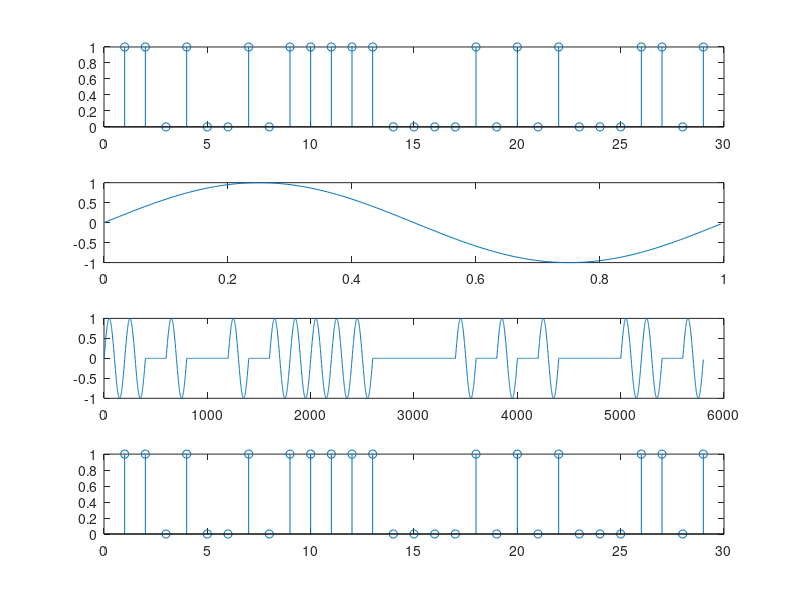

Reproduce this figure in MATLAB.
function Demodulation_Amplitude_Shift_Key()
%200 samples
fs = 200;
t = [0:1/fs:1-1/fs];

%Carrier wave
f = 1;
carrier = sin(2*pi*f*t);

%Our Signal
x = [1 1 0 1 0 0 1 0 1 1 1 1 1 0 0 0 0 1 0 1 0 1 0 0 0 1 1 0 1];
signal_size = length(x);

%Modulated signal
modulated_signal = [];
for i=1:signal_size
    temp = x(i)*carrier;
    modulated_signal = cat(2, modulated_signal, temp);   
end

%Demodulation
for i=1:length(modulated_signal)/length(carrier)
   temp = modulated_signal((i-1)*length(carrier)+1:i*length(carrier));
   check = sum(temp.*carrier)/length(carrier);
   
   if check > 0
       y(i) = 1;
   else
       y(i) = 0;
   end
end


%plot
figure
subplot(4,1,1)
stem(x)
subplot(4,1,2)
plot(t,carrier)
subplot(4,1,3)
plot(modulated_signal)
subplot(4,1,4)
stem(y)
end